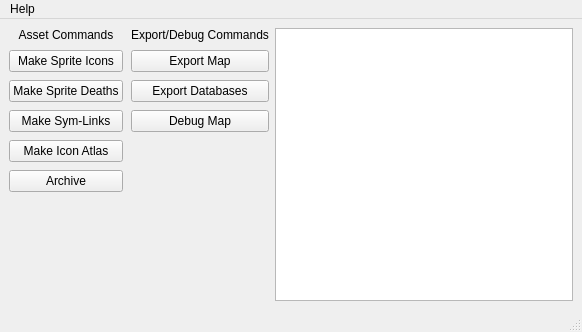
<?xml version="1.0" encoding="UTF-8"?>
<ui version="4.0">
 <class>MainWindow</class>
 <widget class="QMainWindow" name="MainWindow">
  <property name="geometry">
   <rect>
    <x>0</x>
    <y>0</y>
    <width>582</width>
    <height>332</height>
   </rect>
  </property>
  <property name="windowTitle">
   <string>Tides of War Tool</string>
  </property>
  <property name="windowIcon">
   <iconset>
    <normaloff>../scripts/icon.png</normaloff>../scripts/icon.png</iconset>
  </property>
  <widget class="QWidget" name="centralwidget">
   <layout class="QHBoxLayout" name="horizontalLayout_2">
    <item>
     <layout class="QHBoxLayout" name="main_layout">
      <property name="spacing">
       <number>8</number>
      </property>
      <item>
       <layout class="QVBoxLayout" name="exp_dbg_layout">
        <item>
         <widget class="QLabel" name="exp_dbg_header">
          <property name="text">
           <string>Asset Commands</string>
          </property>
          <property name="scaledContents">
           <bool>false</bool>
          </property>
          <property name="alignment">
           <set>Qt::AlignHCenter|Qt::AlignTop</set>
          </property>
         </widget>
        </item>
        <item>
         <widget class="QPushButton" name="make_sprite_icons">
          <property name="toolTip">
           <string>MAKE_SPRITE_ICONS</string>
          </property>
          <property name="text">
           <string>Make Sprite Icons</string>
          </property>
         </widget>
        </item>
        <item>
         <widget class="QPushButton" name="make_sprite_deaths">
          <property name="toolTip">
           <string>MAKE_SPRITE_DEATHS</string>
          </property>
          <property name="text">
           <string>Make Sprite Deaths</string>
          </property>
         </widget>
        </item>
        <item>
         <widget class="QPushButton" name="may_sym_links">
          <property name="toolTip">
           <string>MAKE_SYM_LINKS</string>
          </property>
          <property name="text">
           <string>Make Sym-Links</string>
          </property>
         </widget>
        </item>
        <item>
         <widget class="QPushButton" name="make_icon_atlas">
          <property name="toolTip">
           <string>MAKE_ICON_ATLAS</string>
          </property>
          <property name="text">
           <string>Make Icon Atlas</string>
          </property>
         </widget>
        </item>
        <item>
         <widget class="QPushButton" name="archive">
          <property name="toolTip">
           <string>BACKUP</string>
          </property>
          <property name="text">
           <string>Archive</string>
          </property>
         </widget>
        </item>
        <item>
         <spacer name="exp_dbg_spacer">
          <property name="orientation">
           <enum>Qt::Vertical</enum>
          </property>
          <property name="sizeHint" stdset="0">
           <size>
            <width>20</width>
            <height>40</height>
           </size>
          </property>
         </spacer>
        </item>
       </layout>
      </item>
      <item>
       <layout class="QVBoxLayout" name="asset_layout">
        <item>
         <widget class="QLabel" name="asset_header">
          <property name="text">
           <string>Export/Debug Commands</string>
          </property>
          <property name="alignment">
           <set>Qt::AlignHCenter|Qt::AlignTop</set>
          </property>
         </widget>
        </item>
        <item>
         <widget class="QPushButton" name="export_map">
          <property name="toolTip">
           <string>EXPORT_ALL_TILED</string>
          </property>
          <property name="text">
           <string>Export Map</string>
          </property>
         </widget>
        </item>
        <item>
         <widget class="QPushButton" name="export_db">
          <property name="toolTip">
           <string>EXPORT_DATABASES</string>
          </property>
          <property name="text">
           <string>Export Databases</string>
          </property>
         </widget>
        </item>
        <item>
         <widget class="QPushButton" name="debug_map">
          <property name="toolTip">
           <string>DEBUG_MAP</string>
          </property>
          <property name="text">
           <string>Debug Map</string>
          </property>
         </widget>
        </item>
        <item>
         <spacer name="asset_layout_spacer">
          <property name="orientation">
           <enum>Qt::Vertical</enum>
          </property>
          <property name="sizeHint" stdset="0">
           <size>
            <width>20</width>
            <height>30</height>
           </size>
          </property>
         </spacer>
        </item>
       </layout>
      </item>
     </layout>
    </item>
    <item>
     <widget class="QTextEdit" name="terminal_output">
      <property name="readOnly">
       <bool>true</bool>
      </property>
      <property name="html">
       <string>&lt;!DOCTYPE HTML PUBLIC &quot;-//W3C//DTD HTML 4.0//EN&quot; &quot;http://www.w3.org/TR/REC-html40/strict.dtd&quot;&gt;
&lt;html&gt;&lt;head&gt;&lt;meta name=&quot;qrichtext&quot; content=&quot;1&quot; /&gt;&lt;style type=&quot;text/css&quot;&gt;
p, li { white-space: pre-wrap; }
&lt;/style&gt;&lt;/head&gt;&lt;body style=&quot; font-family:'Ubuntu'; font-size:10pt; font-weight:400; font-style:normal;&quot;&gt;
&lt;p style=&quot;-qt-paragraph-type:empty; margin-top:0px; margin-bottom:0px; margin-left:0px; margin-right:0px; -qt-block-indent:0; text-indent:0px;&quot;&gt;&lt;br /&gt;&lt;/p&gt;&lt;/body&gt;&lt;/html&gt;</string>
      </property>
      <property name="textInteractionFlags">
       <set>Qt::TextSelectableByKeyboard|Qt::TextSelectableByMouse</set>
      </property>
     </widget>
    </item>
   </layout>
  </widget>
  <widget class="QMenuBar" name="menubar">
   <property name="geometry">
    <rect>
     <x>0</x>
     <y>0</y>
     <width>582</width>
     <height>22</height>
    </rect>
   </property>
   <widget class="QMenu" name="menuFile">
    <property name="title">
     <string>Help</string>
    </property>
    <addaction name="action_about"/>
    <addaction name="action_source_code"/>
   </widget>
   <addaction name="menuFile"/>
  </widget>
  <widget class="QStatusBar" name="statusbar"/>
  <action name="action_about">
   <property name="text">
    <string>About</string>
   </property>
  </action>
  <action name="action_source_code">
   <property name="text">
    <string>Open Source Code</string>
   </property>
  </action>
 </widget>
 <tabstops>
  <tabstop>make_sprite_icons</tabstop>
  <tabstop>make_sprite_deaths</tabstop>
  <tabstop>may_sym_links</tabstop>
  <tabstop>make_icon_atlas</tabstop>
  <tabstop>archive</tabstop>
  <tabstop>export_map</tabstop>
  <tabstop>export_db</tabstop>
  <tabstop>debug_map</tabstop>
  <tabstop>terminal_output</tabstop>
 </tabstops>
 <resources/>
 <connections/>
</ui>
